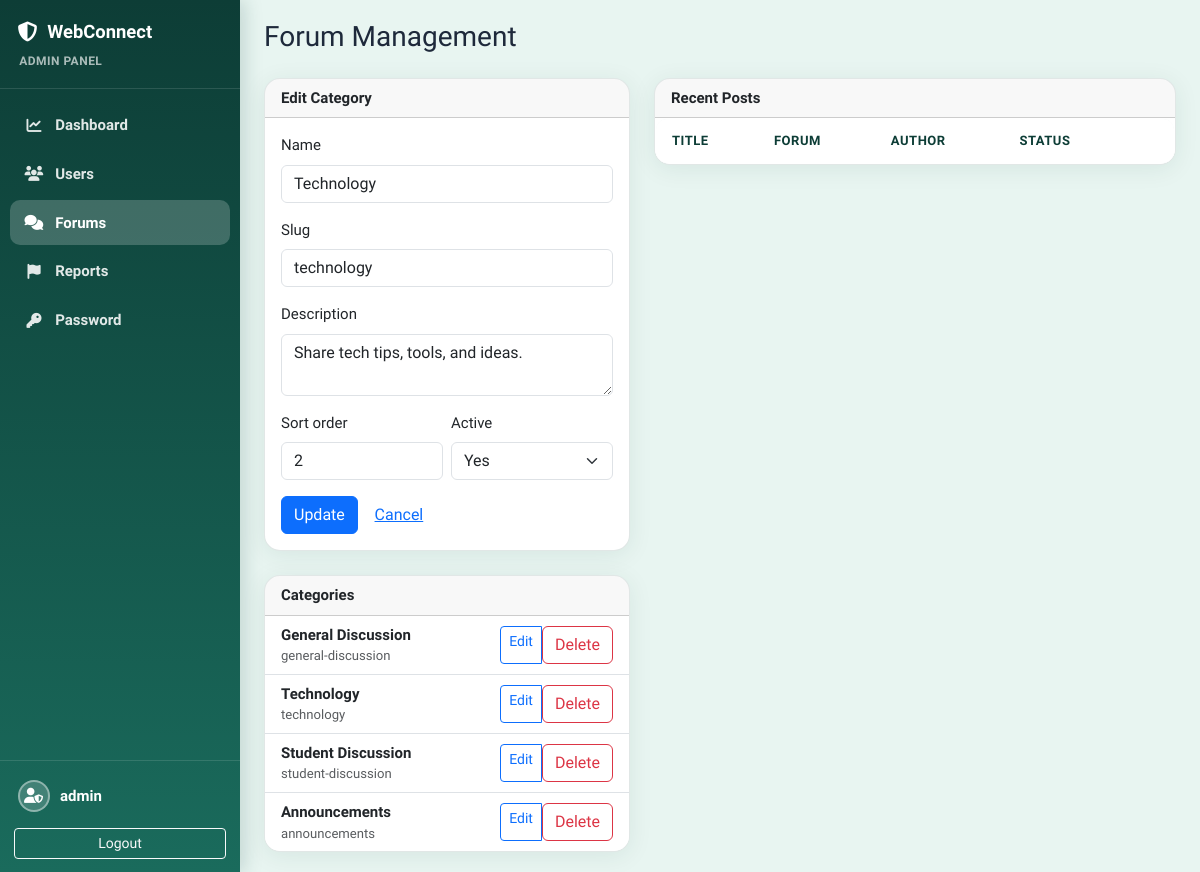
Screenshot of /admin/forums.php?edit=2 (signed in) with the database file from the repository.
### tables this page shows
CREATE TABLE `forums` (
  `id` INT UNSIGNED NOT NULL AUTO_INCREMENT,
  `name` VARCHAR(120) NOT NULL,
  `slug` VARCHAR(140) NOT NULL,
  `description` TEXT NULL,
  `sort_order` INT NOT NULL DEFAULT 0,
  `is_active` TINYINT(1) NOT NULL DEFAULT 1,
  `created_at` DATETIME NOT NULL DEFAULT CURRENT_TIMESTAMP,
  PRIMARY KEY (`id`),
  UNIQUE KEY `uq_forums_slug` (`slug`)
);

### includes/database.php (called while the page is built, shortened)
<?php
final class Database
{
    private static ?PDO $pdo = null;
    public static function connection(): PDO
    {
        if (self::$pdo instanceof PDO) {
            return self::$pdo;
        }
        $dsn = sprintf(
            'mysql:host=%s;port=%s;dbname=%s;charset=%s',
            DB_HOST,
            DB_PORT,
            DB_NAME,
            DB_CHARSET
        );
        try {
            self::$pdo = new PDO($dsn, DB_USER, DB_PASS, [
                PDO::ATTR_ERRMODE => PDO::ERRMODE_EXCEPTION,
                PDO::ATTR_DEFAULT_FETCH_MODE => PDO::FETCH_ASSOC,
                PDO::ATTR_EMULATE_PREPARES => false,
            ]);
            self::$pdo->exec("SET time_zone = '+08:00'");
        } catch (PDOException $e) {
            app_log('Database connection failed: ' . $e->getMessage());
            throw new RuntimeException('Unable to connect to the database.');
        }
        return self::$pdo;
    }
}
function db(): PDO
{
    return Database::connection();
}

### includes/functions.php (called while the page is built, shortened)
<?php
function e(?string $value): string
{
    return htmlspecialchars((string) $value, ENT_QUOTES | ENT_SUBSTITUTE, 'UTF-8');
}

### admin/forums.php (the view, shortened to what this page needs)
<?php
$forums = db()->query('SELECT * FROM forums ORDER BY sort_order ASC, name ASC')->fetchAll();
$editId = int_input('edit');
$editForum = null;
if ($editId > 0) {
    $stmt = db()->prepare('SELECT * FROM forums WHERE id = ? LIMIT 1');
    $stmt->execute([$editId]);
    $editForum = $stmt->fetch() ?: null;
}
require dirname(__DIR__) . '/includes/admin_layout_start.php';
?>
<h1 class="h3 mb-4">Forum Management</h1>
<div class="row g-4">
    <div class="col-lg-5">
        <div class="card wc-card">
            <div class="card-header"><strong><?= $editForum ? 'Edit Category' : 'New Category' ?></strong></div>
            <div class="card-body">
                <form method="post">
                    <div class="mb-3">
                        <label class="form-label">Name</label>
                        <input type="text" class="form-control" name="name" value="<?= e($editForum['name'] ?? '') ?>" required>
                    </div>
                    <div class="mb-3">
                        <label class="form-label">Slug</label>
                        <input type="text" class="form-control" name="slug" value="<?= e($editForum['slug'] ?? '') ?>">
                    </div>
                    <div class="mb-3">
                        <label class="form-label">Description</label>
                        <textarea class="form-control" name="description" rows="2"><?= e($editForum['description'] ?? '') ?></textarea>
                    </div>
                    <div class="row g-2 mb-3">
                        <div class="col-6">
                            <label class="form-label">Sort order</label>
                            <input type="number" class="form-control" name="sort_order" value="<?= e((string) ($editForum['sort_order'] ?? 0)) ?>">
                        </div>
                        <div class="col-6">
                            <label class="form-label">Active</label>
                            <select class="form-select" name="is_active">
                                <option value="1" <?= !isset($editForum['is_active']) || (int) $editForum['is_active'] === 1 ? 'selected' : '' ?>>Yes</option>
                            </select>
                        </div>
                    </div>
                    <button type="submit" class="btn btn-primary"><?= $editForum ? 'Update' : 'Create' ?></button>
                    <?php if ($editForum): ?>
                    <a href="forums.php" class="btn btn-link">Cancel</a>
                    <?php endif; ?>
                </form>
            </div>
        </div>
        <div class="card wc-card mt-4">
            <div class="card-header"><strong>Categories</strong></div>
            <ul class="list-group list-group-flush">
                <?php foreach ($forums as $f): ?>
                <li class="list-group-item d-flex justify-content-between align-items-center">
                    <div>
                        <strong><?= e($f['name']) ?></strong>
                        <div class="small text-muted"><?= e($f['slug']) ?></div>
                    </div>
                    <div class="btn-group btn-group-sm">
                        <a href="forums.php?edit=<?= e((string) $f['id']) ?>" class="btn btn-outline-primary">Edit</a>
                        <form method="post" class="d-inline" onsubmit="return confirm('Delete forum and all posts?')">
                            <button type="submit" class="btn btn-outline-danger">Delete</button>
                        </form>
                    </div>
                </li>
                <?php endforeach; ?>
            </ul>
        </div>
    </div>
    <div class="col-lg-7">
        <div class="card wc-card">
            <div class="card-header"><strong>Recent Posts</strong></div>
            <div class="table-responsive">
                <table class="table table-hover wc-admin-table mb-0">
                    <thead>
                        <tr>
                            <th>Title</th>
                            <th>Forum</th>
                            <th>Author</th>
                            <th>Status</th>
                            <th></th>
                        </tr>
                    </thead>
                </table>
            </div>
        </div>
    </div>
</div>
<?php require dirname(__DIR__) . '/includes/admin_layout_end.php'; ?>

### assets/css/app.css (style rules this page uses)
:root { --wc-primary: #1a6b5c; --wc-primary-deep: #0d3d36; --wc-primary-light: #238f7a; --wc-primary-muted: rgba(26, 107, 92, 0.12); --wc-accent: #2dd4bf; --wc-bg-start: #e8f5f1; --wc-bg-end: #d4ede4; --wc-surface: #ffffff; --wc-surface-2: #f4faf8; --wc-border: rgba(13, 61, 54, 0.12); --wc-text: #1e293b; --wc-text-muted: #64748b; --wc-shadow: 0 4px 24px rgba(13, 61, 54, 0.08); --wc-radius: 12px; --wc-radius-sm: 8px; --wc-radius-lg: 16px; --wc-font: 'Source Sans 3', 'Segoe UI', system-ui, -apple-system, sans-serif; --wc-presence-online: #22c55e; --wc-presence-away: #f59e0b; --wc-presence-offline: #94a3b8; --wc-presence-busy: #ef4444; --wc-bubble-mine: #1a6b5c; --wc-bubble-theirs: #ffffff; --wc-danger: #dc3545; --wc-success: #198754; --wc-warning: #ffc107; --wc-info: #0dcaf0; }
*, *::before, *::after { box-sizing: border-box; }
html { height: 100%; }
body.wc-body { min-height: 100%; margin: 0; font-family: var(--wc-font); font-size: 0.9375rem; line-height: 1.5; color: var(--wc-text); background: linear-gradient(145deg, var(--wc-bg-start) 0%, var(--wc-bg-end) 50%, #c8e6dc 100%); background-attachment: fixed; -webkit-font-smoothing: antialiased; }
body.wc-app { display: flex; min-height: 100vh; background: var(--wc-bg-start); }
.wc-admin-table { background: var(--wc-surface); }
.wc-card { background: var(--wc-surface); border: 1px solid var(--wc-border); border-radius: var(--wc-radius-lg); box-shadow: var(--wc-shadow); overflow: hidden; }
.wc-admin-table { width: 100%; background: var(--wc-surface); border-radius: var(--wc-radius); border: 1px solid var(--wc-border); overflow: hidden; }
.wc-admin-table thead { background: var(--wc-surface-2); }
.wc-admin-table th { font-weight: 600; font-size: 0.8125rem; text-transform: uppercase; letter-spacing: 0.04em; color: var(--wc-primary-deep); border-bottom: 1px solid var(--wc-border); padding: 0.75rem 1rem; }

### rows the page displays
forums: name "Technology", slug "technology", description "Share tech tips, tools, and ideas.", sort_order "2", is_active "Yes"
forums: name "General Discussion", slug "general-discussion"
forums: name "Student Discussion", slug "student-discussion"
forums: name "Announcements", slug "announcements"

### other values shown
APP_NAME "WebConnect"
$adminUser "admin"
